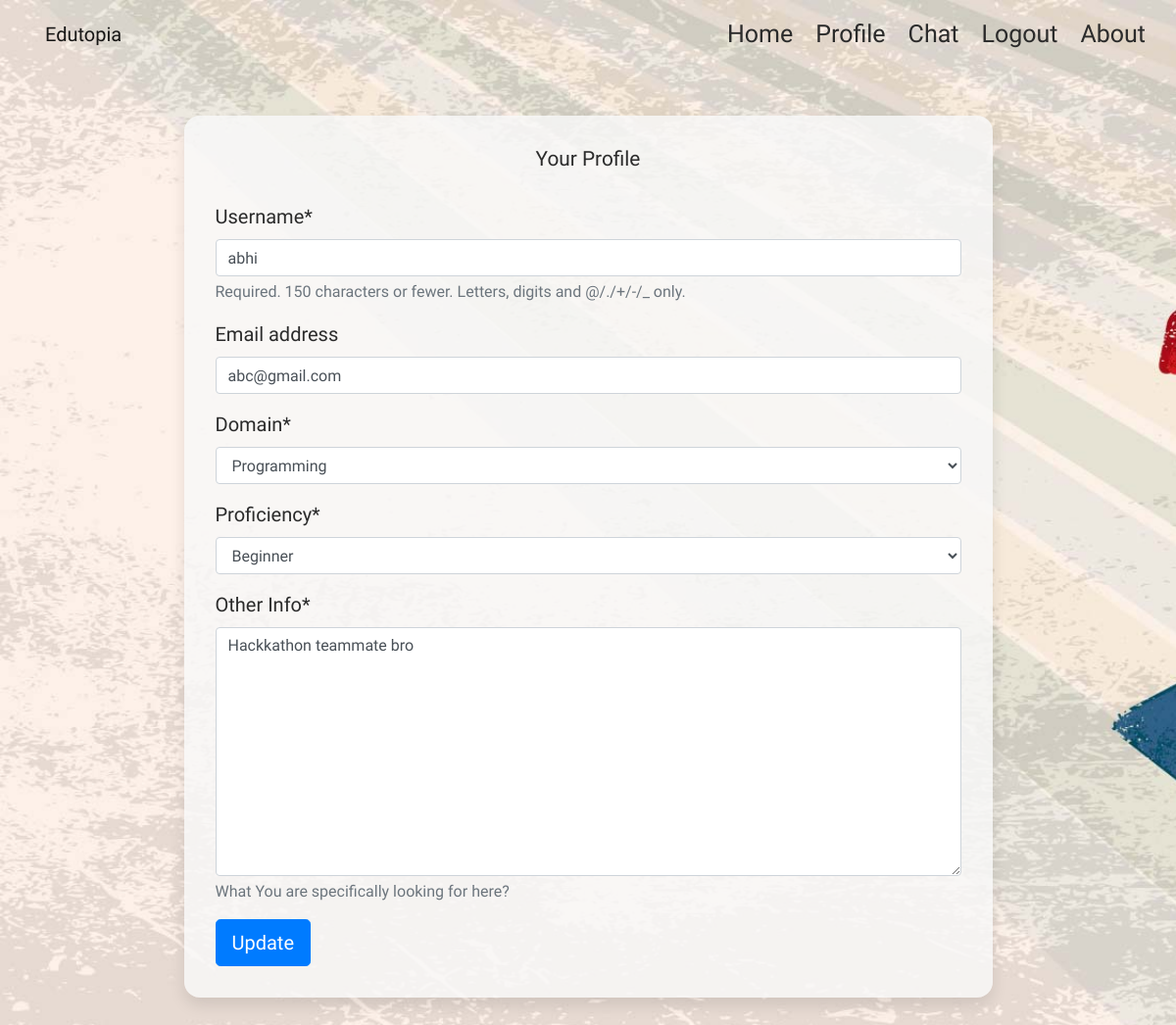
/UpdateProfile/ (signed in), run on the app's committed database.
### app/models.py (models this page shows, shortened)
class User(AbstractUser):
    is_student=models.BooleanField('student status',default=False)
    is_mentor=models.BooleanField('mentor status',default=False)
    lat=models.DecimalField(max_digits=9,decimal_places=6,blank=True,null=True)
    lng=models.DecimalField(max_digits=9,decimal_places=6,blank=True,null=True)

class Student(models.Model):
    level=(
        ('Beginner','Beginner'),
        ('Intermediate','Intermediate'),
        ('Expert','Expert')
        )
    user=models.OneToOneField(User,on_delete=models.CASCADE,primary_key=True)
    domain=models.ForeignKey(Domain,on_delete=models.CASCADE,related_name="studentsof")
    proficiency=models.CharField(max_length=20,choices=level,default="Beginner")
    OtherInfo = models.TextField(max_length=200, help_text = "What You are specifically looking for here?",null=True)

### app/views.py (the view, shortened to what this page needs)
# urls.py: path(r"UpdateProfile/", views.UpdateProfile, name='UpdateProfile'),
@login_required
def UpdateProfile(request):
    if request.method == "GET":
        if request.user.is_student:
            userform = UserUpdateForm(instance=request.user)
            fieldform = StudentFieldForm(instance=request.user.student)
        else:
            userform = UserUpdateForm(instance=request.user)
            fieldform = MentorFieldForm(instance=request.user.mentor)
        context = {
            'userform': userform,
            'fieldform': fieldform
        }
    return render(request, "app/updateprofile.html", context=context)

### app/forms.py
class UserUpdateForm(forms.ModelForm):
    class Meta():
        fields = ['username','email']
        model = User

class StudentFieldForm(forms.ModelForm):
    class Meta():
        fields = ['domain', 'proficiency','OtherInfo']
        model = Student
        labels = {
            'OtherInfo': 'Other Info'
        }

### app/models.py (called while the page is built)
    def __str__(self):
        return self.name

### templates/app/updateprofile.html (shortened to what this page needs)
{% extends 'app/layout.html' %}
{% load static %}
{% block head %}
<link rel="stylesheet" href="{% static 'app/rs.css'%}">
{% endblock head %}
{% load crispy_forms_tags %}
{% block body %}
<div class="container">
    <div class="row">
        <div class="col-lg-9 mx-auto">
            <div class="card card-signin my-5">
                <div class="card-body">
                    <h5 class="card-title text-center">Your Profile</h5>
                    <form method="POST">
                        {{ userform|crispy }}
                        {{ fieldform|crispy }}
                        <button class="btn btn-lg btn-primary" type="submit">Update</button>
                    </form>
                </div>
            </div>
        </div>
    </div>
</div>
{% endblock body %}

### app/static/app/rs.css (style rules this page uses)
body { background-size: cover; background-image: url('career.jpg'); font-family: 'Righteous',cursive; font-size: 25px; background-attachment: fixed; background-repeat: no-repeat; }
.container { font-size: 20px; }
.card { color: #2b2b2b; background:#f8f8f8d3; }
:root { --input-padding-x: 1.5rem; --input-padding-y: .75rem; }
.card-signin { border: 0; border-radius: 1rem; box-shadow: 0 0.5rem 1rem 0 rgba(0, 0, 0, 0.1); }
.card-signin .card-title { margin-bottom: 2rem; font-weight: 300; font-size: 1.3rem; }
.card-signin .card-body { padding: 2rem; }

### data on the page
User: username "abhi", email "abc@gmail.com"
Student: domain "Programming", proficiency "Beginner", OtherInfo "Hackkathon teammate bro"
